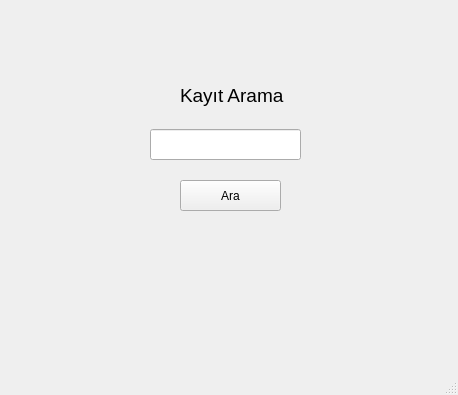
<?xml version="1.0" encoding="UTF-8"?>
<ui version="4.0">
 <class>MainWindow</class>
 <widget class="QMainWindow" name="MainWindow">
  <property name="geometry">
   <rect>
    <x>0</x>
    <y>0</y>
    <width>458</width>
    <height>395</height>
   </rect>
  </property>
  <property name="windowTitle">
   <string>MainWindow</string>
  </property>
  <widget class="QWidget" name="centralwidget">
   <widget class="QLabel" name="lblara">
    <property name="geometry">
     <rect>
      <x>180</x>
      <y>70</y>
      <width>131</width>
      <height>51</height>
     </rect>
    </property>
    <property name="font">
     <font>
      <pointsize>14</pointsize>
     </font>
    </property>
    <property name="text">
     <string>Kayıt Arama</string>
    </property>
   </widget>
   <widget class="QPushButton" name="btn_ara">
    <property name="geometry">
     <rect>
      <x>180</x>
      <y>180</y>
      <width>101</width>
      <height>31</height>
     </rect>
    </property>
    <property name="text">
     <string>Ara</string>
    </property>
   </widget>
   <widget class="QLineEdit" name="text_line">
    <property name="geometry">
     <rect>
      <x>150</x>
      <y>129</y>
      <width>151</width>
      <height>31</height>
     </rect>
    </property>
   </widget>
   <widget class="QLabel" name="lbl_goster">
    <property name="geometry">
     <rect>
      <x>90</x>
      <y>260</y>
      <width>221</width>
      <height>51</height>
     </rect>
    </property>
    <property name="text">
     <string/>
    </property>
   </widget>
  </widget>
  <widget class="QMenuBar" name="menubar">
   <property name="geometry">
    <rect>
     <x>0</x>
     <y>0</y>
     <width>458</width>
     <height>21</height>
    </rect>
   </property>
  </widget>
  <widget class="QStatusBar" name="statusbar"/>
 </widget>
 <resources/>
 <connections/>
</ui>
